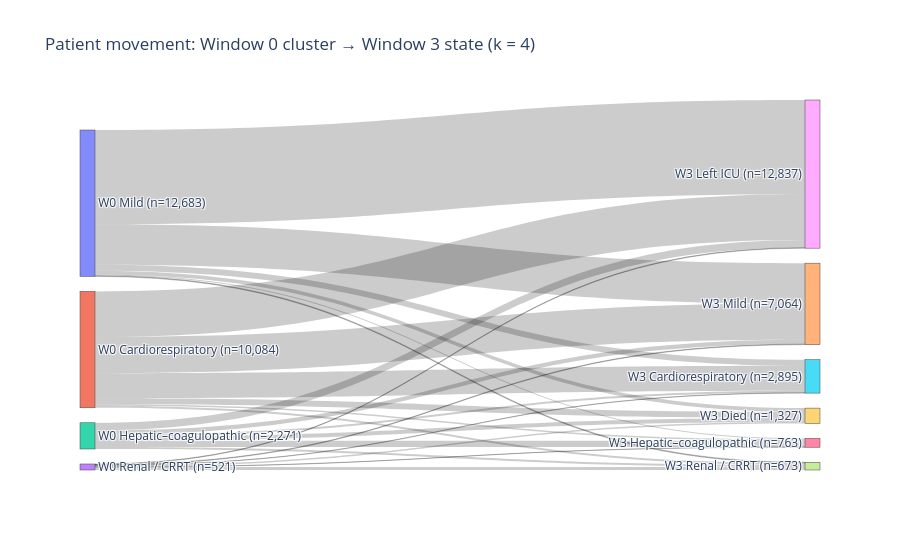

Notebook code cell kept with this figure:
### Code cell
import plotly.graph_objects as go

# Sankey diagram: W0 cluster → W3 state
wide = m_all.pivot(index='stay_id', columns='window_no', values='state')

# only keep patients who were in ICU at W0 (i.e. have a W0 cluster label)
wide = wide[wide[0].isin(K4_NAMES.values())]

flows = wide.groupby([0, 3]).size().reset_index(name='n')

# node labels: W0 clusters (left) and W3 states (right), with counts in parentheses
left  = [K4_NAMES[k] for k in K4_ORDER]
right = STATE_ORDER
n_left  = wide[0].value_counts()
n_right = wide[3].value_counts()
labels = [f"W0 {s} (n={n_left.get(s, 0):,})" for s in left] + \
         [f"W3 {s} (n={n_right.get(s, 0):,})" for s in right]

# plotly identifies nodes by index: left nodes are 0–3,
# right nodes are offset by len(left) so they do not overlap
src = flows[0].map({s: i for i, s in enumerate(left)})
tgt = flows[3].map({s: i + len(left) for i, s in enumerate(right)})
fig = go.Figure(go.Sankey(
    node=dict(label=labels, pad=15, thickness=15),
    link=dict(source=src, target=tgt, value=flows['n'])
))
fig.update_layout(title_text='Patient movement: Window 0 cluster → Window 3 state (k = 4)',
                  font_size=12, height=550)
fig.show()

### Figure 1 — Plotly figure (JSON) as saved in the notebook; plotly's stock layout.template omitted (floating-point values rounded to 4 significant figures)
{"data": [{"link": {"source": [1, 1, 1, 1, 1, 1, 2, 2, 2, 2, 2, 2, 0, 0, 0, 0, 0, 0, 3, 3, 3, 3, 3, 3], "target": [5, 9, 6, 8, 4, 7, 5, 9, 6, 8, 4, 7, 5, 9, 6, 8, 4, 7, 5, 9, 6, 8, 4, 7], "value": [2165, 530, 123, 3956, 3136, 174, 176, 343, 535, 670, 373, 174, 529, 331, 88, 8164, 3504, 67, 25, 123, 17, 47, 51, 258]}, "node": {"label": ["W0 Mild (n=12,683)", "W0 Cardiorespiratory (n=10,084)", "W0 Hepatic–coagulopathic (n=2,271)", "W0 Renal / CRRT (n=521)", "W3 Mild (n=7,064)", "W3 Cardiorespiratory (n=2,895)", "W3 Hepatic–coagulopathic (n=763)", "W3 Renal / CRRT (n=673)", "W3 Left ICU (n=12,837)", "W3 Died (n=1,327)"], "pad": 15, "thickness": 15}, "type": "sankey"}], "layout": {"font": {"size": 12}, "height": 550, "title": {"text": "Patient movement: Window 0 cluster → Window 3 state (k = 4)"}}}
